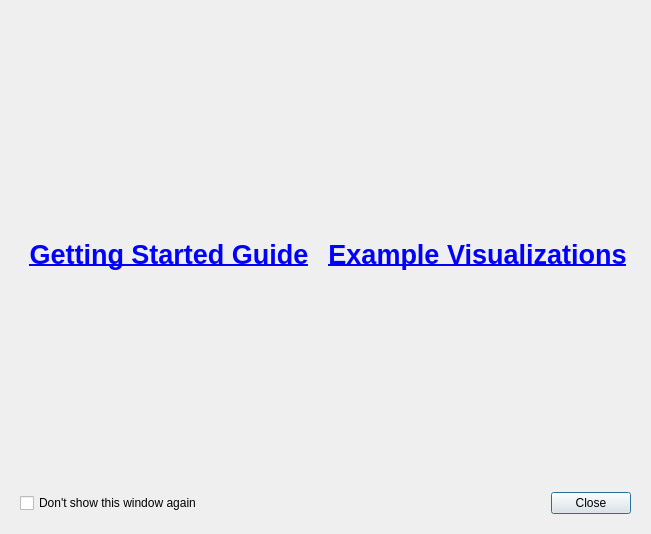
<?xml version="1.0" encoding="UTF-8"?>
<ui version="4.0">
 <class>pqWelcomeDialog</class>
 <widget class="QDialog" name="pqWelcomeDialog">
  <property name="geometry">
   <rect>
    <x>0</x>
    <y>0</y>
    <width>651</width>
    <height>534</height>
   </rect>
  </property>
  <property name="windowTitle">
   <string>Startup Screen</string>
  </property>
  <layout class="QVBoxLayout" name="verticalLayout">
   <item>
    <widget class="QLabel" name="label">
     <property name="text">
      <string/>
     </property>
     <property name="pixmap">
      <pixmap resource="../../../Components/Resources/pqComponents.qrc">:/pqWidgets/Icons/PVSplashScreen.png</pixmap>
     </property>
     <property name="alignment">
      <set>Qt::AlignCenter</set>
     </property>
    </widget>
   </item>
   <item>
    <widget class="QWidget" name="widget_2" native="true">
     <property name="sizePolicy">
      <sizepolicy hsizetype="Preferred" vsizetype="Preferred">
       <horstretch>0</horstretch>
       <verstretch>1</verstretch>
      </sizepolicy>
     </property>
     <layout class="QGridLayout" name="gridLayout">
      <item row="2" column="1">
       <widget class="QPushButton" name="ExampleVisualizationsButton">
        <property name="sizePolicy">
         <sizepolicy hsizetype="Minimum" vsizetype="Minimum">
          <horstretch>1</horstretch>
          <verstretch>1</verstretch>
         </sizepolicy>
        </property>
        <property name="font">
         <font>
          <pointsize>20</pointsize>
          <weight>75</weight>
          <bold>true</bold>
          <underline>true</underline>
         </font>
        </property>
        <property name="styleSheet">
         <string notr="true">color: palette(link);</string>
        </property>
        <property name="text">
         <string>Example Visualizations</string>
        </property>
        <property name="autoDefault">
         <bool>false</bool>
        </property>
        <property name="flat">
         <bool>true</bool>
        </property>
       </widget>
      </item>
      <item row="2" column="0">
       <widget class="QPushButton" name="GettingStartedGuideButton">
        <property name="sizePolicy">
         <sizepolicy hsizetype="Minimum" vsizetype="Minimum">
          <horstretch>1</horstretch>
          <verstretch>1</verstretch>
         </sizepolicy>
        </property>
        <property name="font">
         <font>
          <pointsize>20</pointsize>
          <weight>75</weight>
          <bold>true</bold>
          <underline>true</underline>
         </font>
        </property>
        <property name="styleSheet">
         <string notr="true">color: palette(link);</string>
        </property>
        <property name="text">
         <string>Getting Started Guide</string>
        </property>
        <property name="autoDefault">
         <bool>false</bool>
        </property>
        <property name="flat">
         <bool>true</bool>
        </property>
       </widget>
      </item>
     </layout>
    </widget>
   </item>
   <item>
    <widget class="QWidget" name="widget" native="true">
     <layout class="QHBoxLayout" name="horizontalLayout">
      <item>
       <widget class="QCheckBox" name="DoNotShowAgainButton">
        <property name="text">
         <string>Don't show this window again</string>
        </property>
       </widget>
      </item>
      <item>
       <widget class="QDialogButtonBox" name="buttonBox">
        <property name="orientation">
         <enum>Qt::Horizontal</enum>
        </property>
        <property name="standardButtons">
         <set>QDialogButtonBox::Close</set>
        </property>
       </widget>
      </item>
     </layout>
    </widget>
   </item>
  </layout>
 </widget>
 <resources>
  <include location="../../../Components/Resources/pqComponents.qrc"/>
 </resources>
 <connections>
  <connection>
   <sender>buttonBox</sender>
   <signal>accepted()</signal>
   <receiver>pqWelcomeDialog</receiver>
   <slot>accept()</slot>
   <hints>
    <hint type="sourcelabel">
     <x>248</x>
     <y>254</y>
    </hint>
    <hint type="destinationlabel">
     <x>157</x>
     <y>274</y>
    </hint>
   </hints>
  </connection>
  <connection>
   <sender>buttonBox</sender>
   <signal>rejected()</signal>
   <receiver>pqWelcomeDialog</receiver>
   <slot>reject()</slot>
   <hints>
    <hint type="sourcelabel">
     <x>316</x>
     <y>260</y>
    </hint>
    <hint type="destinationlabel">
     <x>286</x>
     <y>274</y>
    </hint>
   </hints>
  </connection>
 </connections>
</ui>
